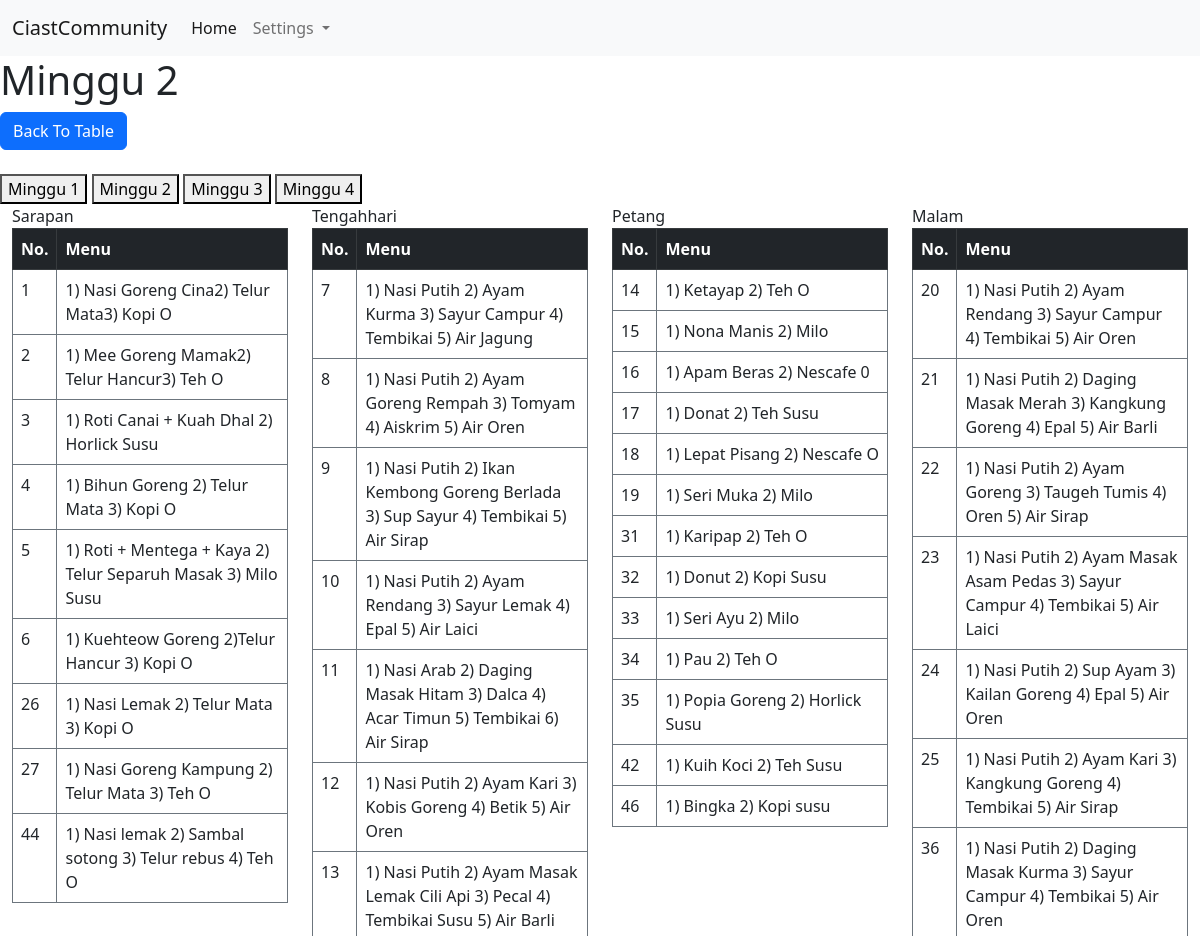
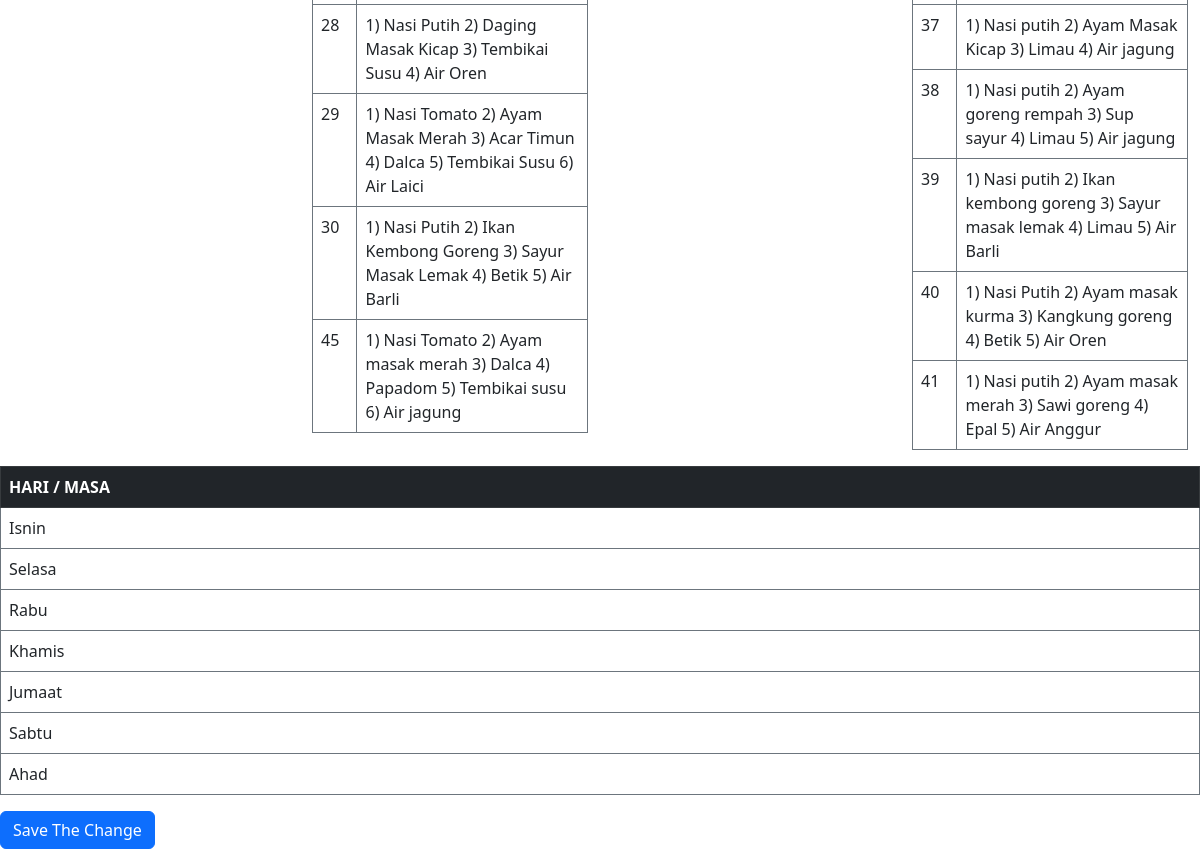
Page /Admin/m2.php on the earlier database version (2 pictures, top to bottom).
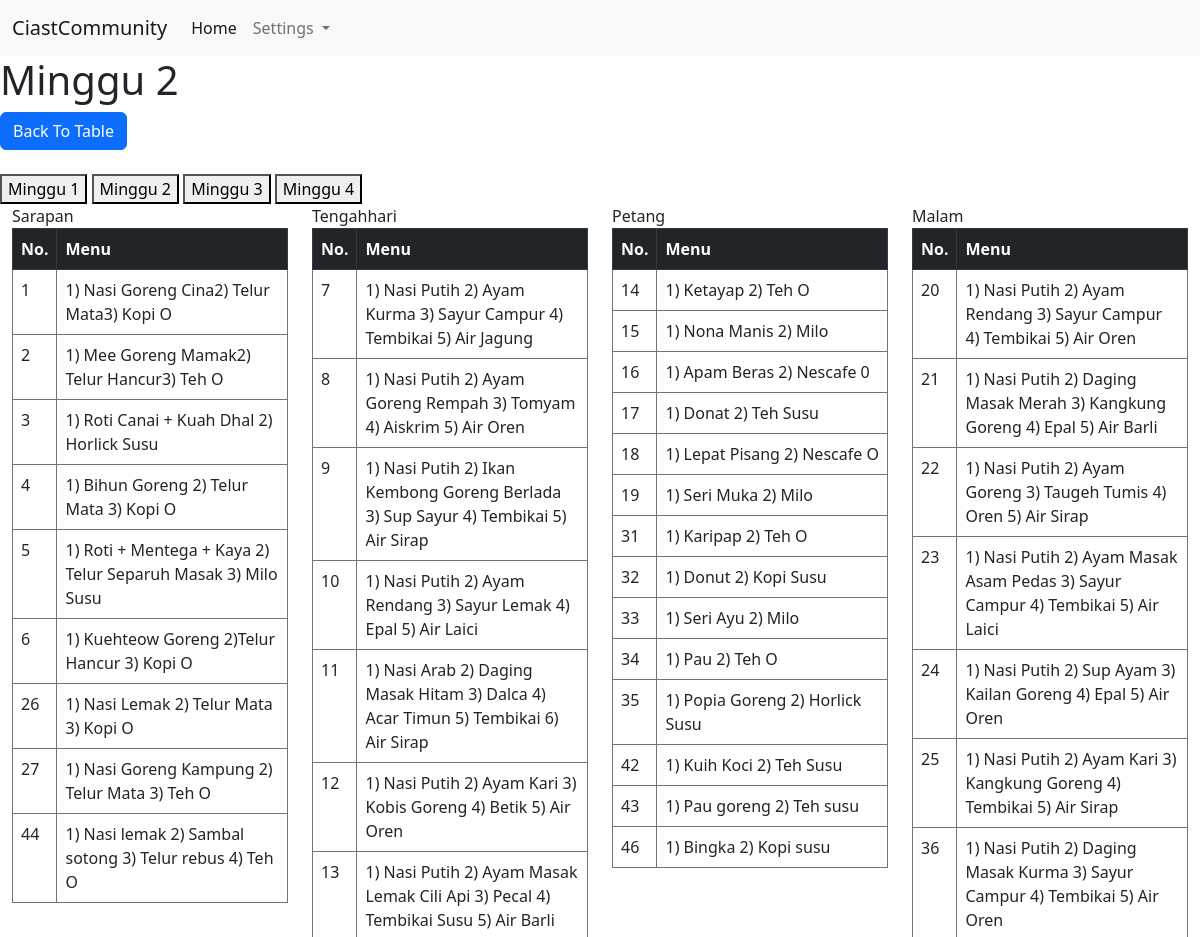
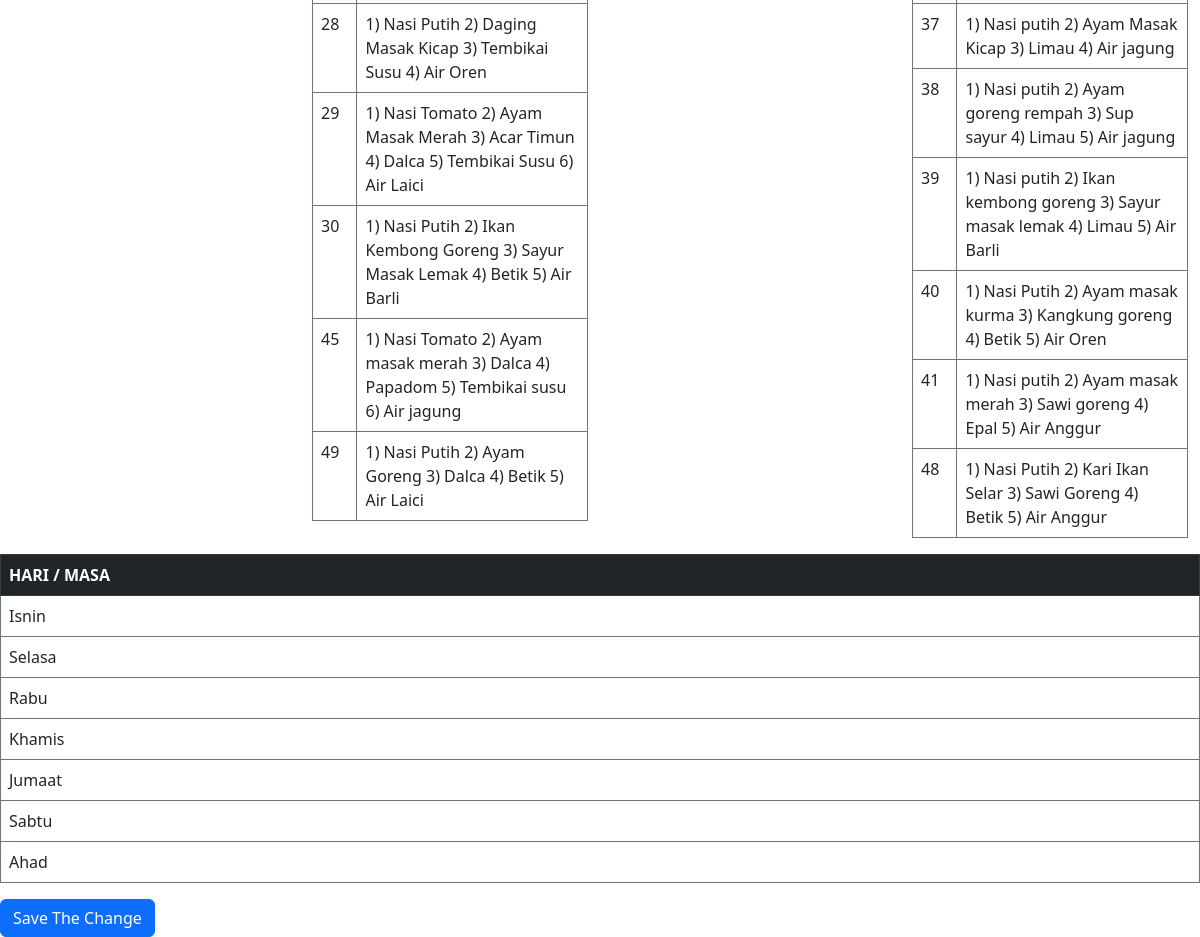
Same page on the later database version (2 pictures, top to bottom).
### tables this page shows
CREATE TABLE `lmenu` (
  `id` int(11) NOT NULL,
  `category` char(50) NOT NULL,
  `menu` char(255) NOT NULL
);

### Admin/functions.php (called while the page is built, shortened)
<?php
function ambildata($condb, $query)
{
    $result = mysqli_query($condb, $query);
    $rows = [];
    while ($row = mysqli_fetch_assoc($result)) {
        $rows[] = $row;
    }
    return $rows;
}

### Admin/m2.php (the view, shortened to what this page needs)
<?php
require_once 'functions.php';
$query1 = ambildata($condb, "SELECT * FROM lmenu WHERE category = 'Sarapan'");
$query2 = ambildata($condb, "SELECT * FROM lmenu WHERE category = 'Tengahhari'");
$query3 = ambildata($condb, "SELECT * FROM lmenu WHERE category = 'Petang'");
$query4 = ambildata($condb, "SELECT * FROM lmenu WHERE category = 'Malam'");
$days_of_week = ['Isnin', 'Selasa', 'Rabu', 'Khamis', 'Jumaat', 'Sabtu', 'Ahad'];
?>
<!DOCTYPE html>
<html lang="en">
<head>
    <link rel="stylesheet" href="../css/bootstrap.min.css">
</head>
<body>
    <?php require_once 'header.php'; ?>
    <h1>Minggu 2</h1>
    <button class="btn btn-primary"><a href="tblmenu2.php" style="text-decoration: none; color:white">Back To Table</a></button>
    <br><br>
    <a href="m1.php"><button>Minggu 1</button></a>
    <a href="m2.php"><button>Minggu 2</button></a>
    <a href="m3.php"><button>Minggu 3</button></a>
    <a href="m4.php"><button>Minggu 4</button></a>
    <div class="jadualmakanan">
    <div class="container-sm" style="width: 30%;">
        <label for="Sarapan">Sarapan</label>
        <table class="table table-bordered border-secondary">
            <tr class="table-dark">
                <th>No.</th>
                <th>Menu</th>
            </tr>
            <?php foreach ($query1 as $row) : ?>
            <tr>
                <td><?= $row['id'] ?></td>
                <td><?= $row['menu'] ?></td>
            </tr>
        <?php endforeach; ?>
        </table>
    </div>
    <div class="container-sm" style="width: 30%;">
    <label for="Tengahhari">Tengahhari</label>
    <table class="table table-bordered border-secondary">
            <tr class="table-dark">
            <th>No.</th>
            <th>Menu</th>
        </tr>
        <?php foreach ($query2 as $row) : ?>
            <tr>
                <td><?= $row['id'] ?></td>
                <td><?= $row['menu'] ?></td>
            </tr>
        <?php endforeach; ?>
    </table>
    </div>
    <div class="container-sm" style="width: 30%;">
    <label for="Petang">Petang</label>
    <table class="table table-bordered border-secondary">
            <tr class="table-dark">
            <th>No.</th>
            <th>Menu</th>
        </tr>
        <?php foreach ($query3 as $row) : ?>
            <tr>
                <td><?= $row['id'] ?></td>
                <td><?= $row['menu'] ?></td>
            </tr>
        <?php endforeach; ?>
    </table>
    </div>
    <div class="container-sm" style="width: 30%;">
    <label for="Malam">Malam</label>
    <table class="table table-bordered border-secondary">
            <tr class="table-dark">
            <th>No.</th>
            <th>Menu</th>
        </tr>
        <?php foreach ($query4 as $row) : ?>
            <tr>
                <td><?= $row['id'] ?></td>
                <td><?= $row['menu'] ?></td>
            </tr>
        <?php endforeach; ?>
    </table>
    </div>
    </div>
    <form action="" method="post">
    <table class="table table-bordered border-secondary">
            <tr class="table-dark">
                <th>HARI / MASA</th>
            </tr>
            <?php foreach ($days_of_week as $day) : ?>
                <tr>
                    <td><?= $day ?></td>
                </tr>
            <?php endforeach; ?>
        </table>
        <button class="btn btn-primary" type="submit" value="submit" onclick="return confirm ('Are You Sure To Edit This Table');">Save The Change</button>
    </form>
</body>
</html>

Differences in the rows shown:
added lmenu: id "49", menu "1) Nasi Putih 2) Ayam Goreng 3) Dalca 4) Betik 5) Air Laici"
now on this page (row edited): lmenu: id "43", menu "1) Pau goreng 2) Teh susu"
added lmenu: id "48", menu "1) Nasi Putih 2) Kari Ikan Selar 3) Sawi Goreng 4) Betik 5) Air Anggur"
